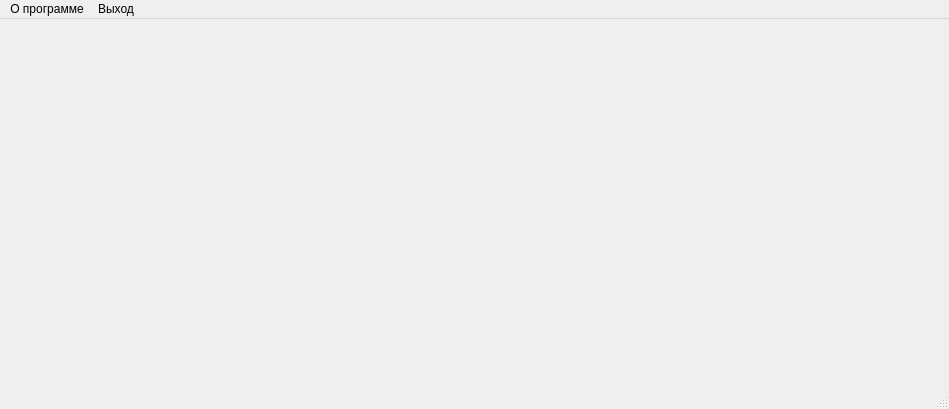
<?xml version="1.0" encoding="UTF-8"?>
<ui version="4.0">
 <class>MainWindow</class>
 <widget class="QMainWindow" name="MainWindow">
  <property name="geometry">
   <rect>
    <x>0</x>
    <y>0</y>
    <width>949</width>
    <height>409</height>
   </rect>
  </property>
  <property name="windowTitle">
   <string>Основное окно</string>
  </property>
  <widget class="QWidget" name="centralwidget"/>
  <widget class="QMenuBar" name="menubar">
   <property name="geometry">
    <rect>
     <x>0</x>
     <y>0</y>
     <width>949</width>
     <height>26</height>
    </rect>
   </property>
   <widget class="QMenu" name="ExitButton">
    <property name="title">
     <string>Выход</string>
    </property>
   </widget>
   <widget class="QMenu" name="menu">
    <property name="title">
     <string>О программе</string>
    </property>
   </widget>
   <addaction name="menu"/>
   <addaction name="ExitButton"/>
  </widget>
  <widget class="QStatusBar" name="statusbar"/>
 </widget>
 <resources/>
 <connections/>
</ui>
